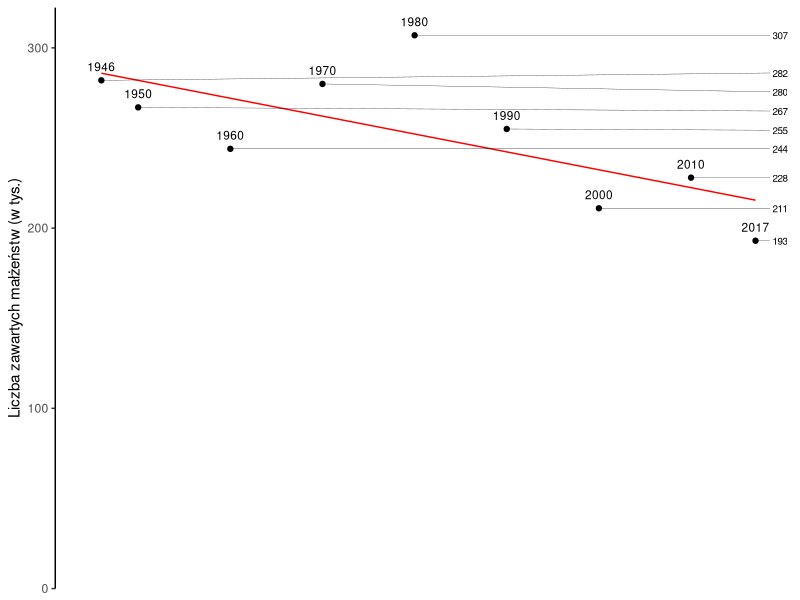

Generate this figure with R:
## ---- chunk 1
library('ggplot2')
library('dplyr')
library('ggrepel')

liczba_malzenstw <- c(282, 267, 244, 280, 307, 255, 211, 228, 193)
lata <- c(1946, seq(1950, 2010, 10), 2017)
dane <- as.data.frame(cbind(lata, liczba_malzenstw))

ggplot(dane, aes(x = lata, y = liczba_malzenstw, label = lata)) +#paste0(lata, " (", liczba_malzenstw, " tys.)"))) +
geom_point() +
geom_smooth(
    color = "red",
    size = 0.5,
    method = "lm",
    se = FALSE,
    show.legend = FALSE
) +
geom_text(vjust = -1, size = 3) +
geom_text_repel(
    label = liczba_malzenstw,
    size = 2.5,
    direction = "y",
    nudge_x = 2021 - lata,
    segment.size = 0.1
) +
theme_classic()+
theme(
    axis.line.x  = element_blank(),
    axis.text.x  = element_blank(),
    axis.ticks.x = element_blank(),
    axis.title.x = element_blank()
) + 
scale_y_continuous(
    "Liczba zawartych małżeństw (w tys.)",
    limits = c(0, max(liczba_malzenstw)*1.05),
    expand = c(0, 0)
) + 
scale_x_continuous(limits = c(1941, 2021), expand = c(0,0))
